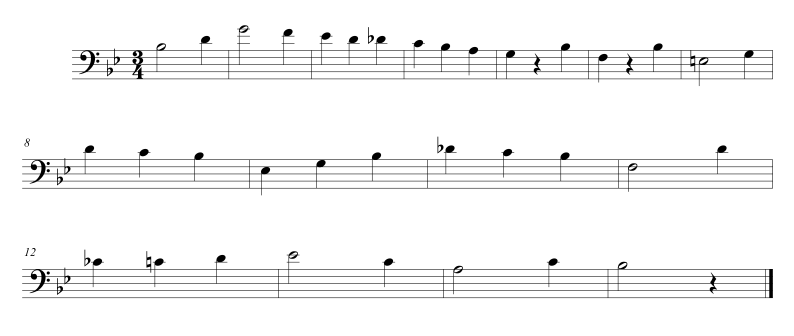
#> input picture INF573 - Computer Visioning algorithms and applications/Project - Music OCR/sheets/sheet5.png, 1588 x 672 px (shown at 1/2 size)
$ python preprocessing-clean.py
#> lines starting #> are read from the running program, lines starting #| are printed output that depends on the picture; after the words box and inside, x2 and y2 are one past the last pixel; in counts of white or black regions, pixels touching at a corner belong together
import cv2, pickle
import numpy as np
#import matplotlib.pyplot as plt

def findAngleWithHoughLines(img, n, m):
  img = cv2.Canny(img,50, 200, 3)
  lines = cv2.HoughLines(img,0.5,np.pi/720,m//5)
  thetas = []
  for line in lines:
    theta = line[0][1]
    thetas.append(theta-np.pi/2)
  return np.median(thetas)*180/np.pi


def rotateImage(img, n, m, angle):
  center = ((m -1)/2.0, (n-1)/2.0)
  rot = cv2.getRotationMatrix2D(center, angle, 1.0)
  cos = np.abs(rot[0, 0])
  sin = np.abs(rot[0, 1])
  nm = int((n * sin) + (m * cos))
  nn = int((n * cos) + (m * sin))
  rot[0, 2] += (nm / 2) - center[0]
  rot[1, 2] += (nn / 2) - center[1]
  result = cv2.warpAffine(img, rot, (nm, nn) , flags=cv2.INTER_LINEAR)
  return result


def projection(img, angle):
  # Project a binary image on an axis making a certain angle
  # with the horizontal axis
  n, m = img.shape[:2]
  projVector = np.array([np.cos(angle), np.sin(angle)])
  print(n, m, projVector)
  corners = [(0,0), (n-1,0), (n-1,m-1), (0,m-1)]
#  corners = [(0,0), (m-1,0), (m-1,n-1), (0,n-1)]
  majorPoints = sorted([np.dot(corner, projVector) for corner in corners])
  print(majorPoints)
  Max, Min = majorPoints[3], majorPoints[0]
  print(Max, Min)
  projections = [0]*int(Max - Min+1)
  for i in range(n):
    for j in range(m):
      projections[int(np.dot(np.array([i,j]), projVector)-Min)] += 1-img[i][j]/255.0
  return projections


# 2 methods that find which angle gives the highest possible value
# for projection and find optimal angle. Computationally expensive and not robust.
# [47 lines left out: functions findAngleWithProjection, findAngleWithProjectionOptimized, isMax, localMaxes, not called in this run]


# Get single staff lines from an image
def getSingleStaves(img, n, m):
  #Hough lines for whole image
  canny = cv2.Canny(img,50, 200, 3)
  lines = cv2.HoughLines(canny,5 ,np.pi/360,m//5)
  goodLines = []

  #taking horizontal lines
  for line in lines:
    if np.abs(line[0][1]-np.pi/2)<0.01:
      goodLines.append(line[0][0])

  #sorting them by y-coordinate and finding max distance between
  #2 lines = distance between 2 staves
  goodLines.sort()
  maxDistance = max(goodLines[i+1] - goodLines[i] for i in range(len(goodLines)-1))
  print(goodLines, maxDistance)

  #getting separation lines
  sepLines = [int(goodLines[0]//2)]
  for i in range(len(goodLines)-1):
    if goodLines[i+1] - goodLines[i] > 0.9 * maxDistance and goodLines[i+1] - goodLines[i] > goodLines[0] / 2:
      sepLines.append((goodLines[i]) + (goodLines[i+1] - goodLines[i])//2)
  sepLines.append(int(goodLines[-1]+n-1)//2)

  #getting subimages and line y-coordinates for single staves
  staves = []
  staffLines = []
  for s in range(len(sepLines)-1):
    if sepLines[s] + 6 < sepLines[s+1]:
      staves.append(img[int(sepLines[s]):int(sepLines[s+1]), 0:m-1])
      staffLine = [line for line in goodLines if line <=  sepLines[s+1] and line >= sepLines[s]]
      topLine, bottomLine = min(staffLine), max(staffLine)
      staffLine = [int(topLine + i * (bottomLine - topLine) / 4 - sepLines[s]) for i in range(5)]
      staffLines.append(staffLine)

  return staves, staffLines

# Draw lines on a single staff line
# [10 lines left out: function drawStaffLines, not called in this run]


# For a staff line, get regions with symbols.
def regions(staves, staffLines, j):

  staff = staves[j]
  staffLine = staffLines[j]

  projections = projection(staff, np.pi/2)

#  plt.plot(range(len(projections)), projections)
#  plt.plot(range(len(projections)), [sum(projections)/len(projections)]*len(projections))

  average = sum(projections)/len(projections)
  regions, current= [], 0
  for i in range(len(projections)-1):
    if (projections[i] <= average and projections[i+1] > average):
      regions.append([current, i])
      current = i + 1
    elif (projections[i] > average and projections[i+1] <= average):
      current = i

  roi = [0]
  for i in range(len(regions)):
    roi.append((regions[i][1]+regions[i][0])//2)

  roi.append(m-1)
  regionsOfLine = []

  for x in range(len(roi)-1):
    pt1 = (roi[x], -1000)
    pt2 = (roi[x], 1000)
    cv2.line(staff, pt1, pt2, 120, 1, cv2.LINE_AA)
    subImage = staff[:, roi[x]:roi[x+1]]
    regionsOfLine.append(subImage)

  return staff, regionsOfLine


# For a region, get height of most
def getHeight(regionsOfLine, staffLines, j):

  region = regionsOfLine[j]

  projections = projection(region, 0)

  print

  dx = int(2 * (staffLines[0][1] - staffLines[0][0]))
#  convOp = [ convDistance//2 + min(i, convDistance - i) for i in range(convDistance)]
  gx = np.arange(-5, 5)
  convOp = np.exp(-(gx/dx)**2/2)
#  print len(projections)
  projections = np.convolve(projections, convOp, "same")
#  print len(projections)

  maxIndex = np.argmax(projections)

  pt1 = (1000, maxIndex)
  pt2 = (-1000, maxIndex)

  cv2.line(regionsOfLine[j], pt1, pt2, 120, 1, cv2.LINE_AA)
  projSums = np.cumsum(projections)
#  plt.plot(range(len(projSums)), projections)

  return region


if __name__ == '__main__':
    # Open and adaptThreshold image
    raw = cv2.imread('./sheets/sheet5.png',0)
#> raw is the input picture: shape (672, 1588); min 0, max 255, mean 246
    n, m = raw.shape[:2]
    raw = cv2.adaptiveThreshold(raw, 255, cv2.ADAPTIVE_THRESH_MEAN_C, cv2.THRESH_BINARY, 15, 5)
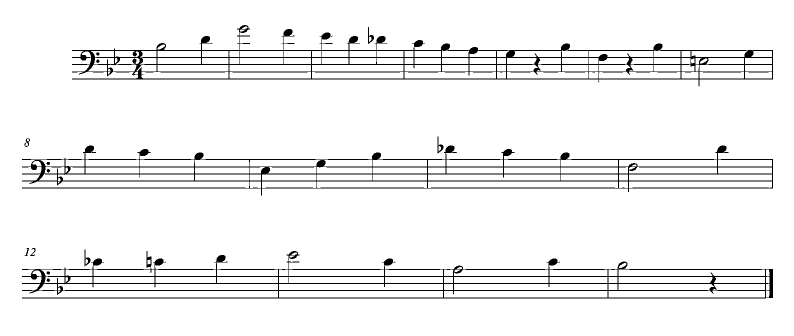
#> raw: shape (672, 1588) (shown at 1/2 size); 94.5% white; black in thin lines or dots, all inside (x1, y1, x2, y2) = (44, 50, 1546, 597)

    # Rotate image for fun
    #  raw = 255-rotateImage(255-raw, n, m, 50)
    #  n, m = raw.shape[:2]
    #  cv2.imshow('image1',raw)

    # Rotate image to make it horizontal
    angle = findAngleWithHoughLines(255-raw, n, m)
#> in findAngleWithHoughLines, `img = cv2.Canny(img,50, 200, 3)`:
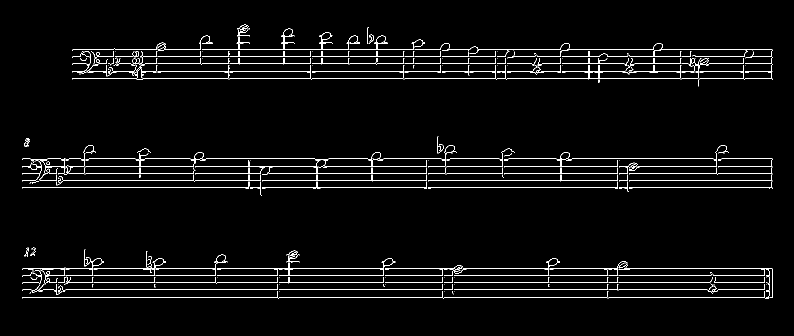
#> img: shape (672, 1588) (shown at 1/2 size); 2.8% white in thin lines or dots, all inside (x1, y1, x2, y2) = (44, 49, 1546, 597)
#> in findAngleWithHoughLines, `lines = cv2.HoughLines(img,0.5,np.pi/720,m//5)`: lines = 16 rows, first 8: [594, 1.57], [360, 1.57], [537, 1.57], [346, 1.57], [551, 1.57], [332, 1.57], [565, 1.57], [579, 1.57]
#> the loop in findAngleWithHoughLines, `for line in lines:` made 16 passes
#> after the loop in findAngleWithHoughLines, `for line in lines:`: thetas = [4.37e-08, 4.37e-08, 4.37e-08, 4.37e-08, 4.37e-08, 4.37e-08, 4.37e-08, 4.37e-08, 4.37e-08, 4.37e-08, 4.37e-08, 4.37e-08, 4.37e-08, 4.37e-08, 4.37e-08, 4.37e-08]
#> angle = 2.5e-06
    raw = 255-rotateImage(255-raw, n, m, angle)
#> in rotateImage, `rot = cv2.getRotationMatrix2D(center, angle, 1.0)`: rot = [[1, 4.37e-08, -1.47e-05], [-4.37e-08, 1, 3.47e-05]]
#> in rotateImage, `cos = np.abs(rot[0, 0])`: cos = 1
#> in rotateImage, `sin = np.abs(rot[0, 1])`: sin = 4.37e-08
#> in rotateImage, `nm = int((n * sin) + (m * cos))`: nm = 1588
#> in rotateImage, `nn = int((n * cos) + (m * sin))`: nn = 672
    n, m = raw.shape[:2]

    # Get arrays of staves and staffLines (equation)
    staves, staffLines = getSingleStaves(raw, n, m)
#> in getSingleStaves, `canny = cv2.Canny(img,50, 200, 3)`:
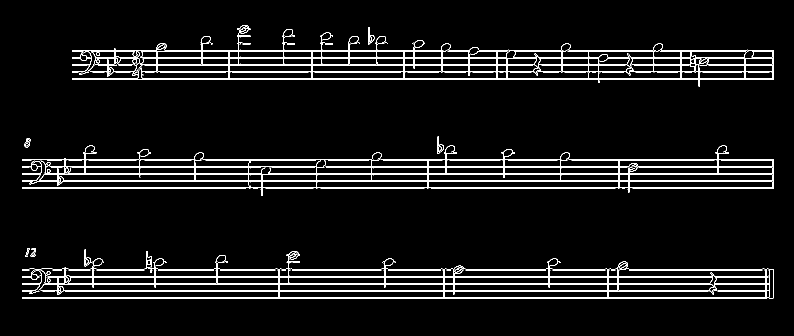
#> canny: shape (672, 1588) (shown at 1/2 size); 4.9% white in thin lines or dots, all inside (x1, y1, x2, y2) = (44, 50, 1547, 598)
#> in getSingleStaves, `lines = cv2.HoughLines(canny,5 ,np.pi/360,m//5)`: lines = 1604 rows, first 8: [595, 1.57], [580, 1.57], [375, 1.57], [335, 1.57], [320, 1.57], [115, 1.57], [130, 1.57], [540, 1.57]
#> the loop in getSingleStaves, `for line in lines:` made 1604 passes
#> after the loop in getSingleStaves, `for line in lines:`: goodLines = 38 values, max 595 at index 0, min 100 at index 8, mean 340.9
#> in getSingleStaves, `maxDistance = max(goodLines[i+1] - goodLines[i] for i in range(len(goo..`: maxDistance = 165
#> (printed output is left out)
#> in getSingleStaves, `sepLines = [int(goodLines[0]//2)]`: sepLines = [50]
#> the loop in getSingleStaves, `for i in range(len(goodLines)-1):` made 37 passes
#> after the loop in getSingleStaves, `for i in range(len(goodLines)-1):`: sepLines = [50, 240, 457]
#> the loop in getSingleStaves, `for s in range(len(sepLines)-1):` made 3 passes
#> (topLine, bottomLine) on passes 1 to 2: (100, 165), (315, 375)
#> after the loop in getSingleStaves, `for s in range(len(sepLines)-1):`: staffLines = [[50, 66, 82, 98, 115], [75, 90, 105, 120, 135], [83, 96, 110, 124, 138]]; staves = 3 items
#> staves = 3 items
    numberOfLines = len(staffLines)
#> numberOfLines = 3

    # Show staff line index i
    i = 0
    cv2.imshow("a single line ", staves[i])
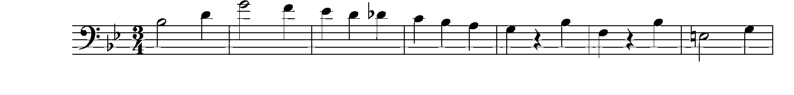
#> window 'a single line ': shape (190, 1587) (shown at 1/2 size); min 0, max 255, mean 237.7

    # Get j-th component on i-th line and show it
    staff, regionsOfLine = regions(staves, staffLines, i)
#> in regions, `staffLine = staffLines[j]`: staffLine = [50, 66, 82, 98, 115]
#| 190 1587 [6.123234e-17 1.000000e+00]
#| [0.0, 1.1572912251942487e-14, 1586.0, 1586.0]
#| 1586.0 0.0
#> after the loop in projection, `for i in range(n):`: projections = 1587 values, max 59 at index 623, min 0 at index 0, mean 12.89
#> in regions, `average = sum(projections)/len(projections)`: average = 12.89
#> the loop in regions, `for i in range(len(projections)-1):` made 1586 passes
#> current on passes 161, 190, 193, 200, 214, 226, 228, 231: 161, 189, 193, 199, 214, 225, 228, 230
#> after the loop in regions, `for i in range(len(projections)-1):`: regions = 33 pairs, first value 0 to 1507, second value 160 to 1543
#> the loop in regions, `for i in range(len(regions)):` made 33 passes
#> after the loop in regions, `for i in range(len(regions)):`: roi = 34 values from 0 to 1525
#> the loop in regions, `for x in range(len(roi)-1):` made 34 passes
#> (pt1, pt2) on passes 1 to 8: ((0, -1000), (0, 1000)), ((80, -1000), (80, 1000)), ((190, -1000), (190, 1000)), ((206, -1000), (206, 1000)), ((226, -1000), (226, 1000)), ((231, -1000), (231, 1000)), ((251, -1000), (251, 1000)), ((298, -1000), (298, 1000))
#> pass 1, in regions, `subImage = staff[:, roi[x]:roi[x+1]]`:
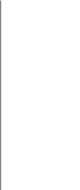
#> subImage: shape (190, 80); min 132, max 255, mean 253.1
#> after the loop in regions, `for x in range(len(roi)-1):`:
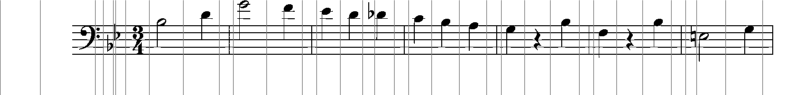
#> staff: shape (190, 1587) (shown at 1/2 size); 6.36% of pixels changed, all inside (x1, y1, x2, y2) = (0, 0, 1527, 190)
#> after the loop in regions, `for x in range(len(roi)-1):`: regionsOfLine = 34 items
#> regionsOfLine = 34 items
    j = 14
    getHeight(regionsOfLine, staffLines, j) # detect height of note
#| 190 45 [1. 0.]
#| [0.0, 0.0, 189.0, 189.0]
#| 189.0 0.0
#> in getHeight, `projections = projection(region, 0)`: projections = 190 values, max 44.36 at index 51, min 0.408 at index 0, mean 4.63
#> in getHeight, `dx = int(2 * (staffLines[0][1] - staffLines[0][0]))`: dx = 32
#> in getHeight, `convOp = np.exp(-(gx/dx)**2/2)`: convOp = [0.988, 0.992, 0.996, 0.998, 1, 1, 1, 0.998, 0.996, 0.992]
#> in getHeight, `projections = np.convolve(projections, convOp, "same")`: projections = 190 values, max 170.4 at index 32, min 3.22 at index 0, mean 46
#> in getHeight, `maxIndex = np.argmax(projections)`: maxIndex = 32
#> in getHeight, `pt1 = (1000, maxIndex)`: pt1 = (1000, 32)
#> in getHeight, `pt2 = (-1000, maxIndex)`: pt2 = (-1000, 32)
#> in getHeight, `projSums = np.cumsum(projections)`: projSums = 190 values from 3.22 to 8739.3
    cv2.imshow("a region", regionsOfLine[j])
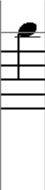
#> window 'a region': shape (190, 45); min 0, max 255, mean 228.5

    # Importing classifiers and categories
    sym_class_path = "./symbols_classifier.sav"
    clef_class_path = "./clefmodel.sav"
#> (the run stopped early here; a loop or call above may not have finished)

$ run again, with INF573 - Computer Visioning algorithms and applications/Project - Music OCR/sheets/sheet1.png copied over INF573 - Computer Visioning algorithms and applications/Project - Music OCR/sheets/sheet5.png
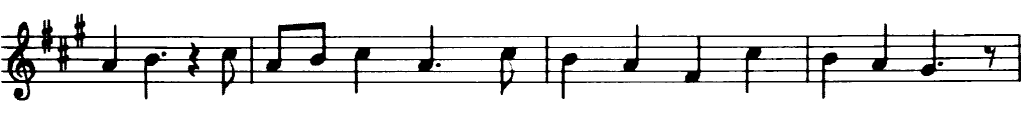
#> input picture INF573 - Computer Visioning algorithms and applications/Project - Music OCR/sheets/sheet1.png, 1024 x 134 px
#> raw is the input picture: shape (134, 1024); min 0, max 255, mean 229.4
#> in findAngleWithHoughLines, `lines = cv2.HoughLines(img,0.5,np.pi/720,m//5)`: lines = 18 rows, first 8: [80, 1.57], [35, 1.57], [46, 1.57], [69, 1.57], [72, 1.57], [58, 1.57], [57, 1.57], [45, 1.57]
#> the loop in findAngleWithHoughLines, `for line in lines:` made 18 passes
#> (line, theta) on passes 1 to 8: ([[80, 1.57]], 1.57), ([[35, 1.57]], 1.57), ([[46, 1.57]], 1.57), ([[69, 1.57]], 1.57), ([[72, 1.57]], 1.57), ([[58, 1.57]], 1.57), ([[57, 1.57]], 1.57), ([[45, 1.57]], 1.57)
#> after the loop in findAngleWithHoughLines, `for line in lines:`: thetas = [4.37e-08, 4.37e-08, 4.37e-08, 4.37e-08, 4.37e-08, 4.37e-08, 4.37e-08, 4.37e-08, -0.00436, -0.00436, 4.37e-08, 4.37e-08, -0.00436, -0.00436, -0.00436, 4.37e-08, 0.00436, 0.00436]
#> angle = 2.5e-06
#> rot = [[1, 4.37e-08, -2.91e-06], [-4.37e-08, 1, 2.24e-05]]
#> cos = 1
#> sin = 4.37e-08
#> nm = 1024
#> nn = 134
#> canny: shape (134, 1024); 8.5% white in thin lines or dots, all inside (x1, y1, x2, y2) = (1, 14, 1022, 102)
#> in getSingleStaves, `lines = cv2.HoughLines(canny,5 ,np.pi/360,m//5)`: lines = 328 rows, first 8: [60, 1.57], [70, 1.57], [35, 1.57], [40, 1.56], [65, 1.56], [75, 1.56], [80, 1.57], [45, 1.57]
#> the loop in getSingleStaves, `for line in lines:` made 328 passes
#> after the loop in getSingleStaves, `for line in lines:`: goodLines = [60, 70, 35, 40, 65, 75, 80, 45, 65]
#> maxDistance = 15
#| [35.0, 40.0, 45.0, 60.0, 65.0, 65.0, 70.0, 75.0, 80.0] 15.0
#> sepLines = [17]
#> the loop in getSingleStaves, `for i in range(len(goodLines)-1):` made 8 passes
#> the loop in getSingleStaves, `for s in range(len(sepLines)-1):` made 1 pass
#> (topLine, bottomLine) on pass 1: (35, 80)
#> after the loop in getSingleStaves, `for s in range(len(sepLines)-1):`: staffLines = [[18, 29, 40, 51, 63]]; staves = 1 item
#> `staves, staffLines = getSingleStaves(raw, n, m)`: staffLines = [[18, 29, 40, 51, 63]]
#> numberOfLines = 1
#> in regions, `staffLine = staffLines[j]`: staffLine = [18, 29, 40, 51, 63]
#| 89 1023 [6.123234e-17 1.000000e+00]
#| [0.0, 5.3884459162483544e-15, 1022.0, 1022.0]
#| 1022.0 0.0
#> after the loop in projection, `for i in range(n):`: projections = 1023 values, max 61.51 at index 19, min 0 at index 0, mean 15.66
#> average = 15.66
#> the loop in regions, `for i in range(len(projections)-1):` made 1022 passes
#> current on passes 8, 35, 42, 54, 59, 69, 74, 86: 8, 34, 42, 53, 59, 68, 74, 85
#> after the loop in regions, `for i in range(len(projections)-1):`: regions = 26 pairs, first value 0 to 994, second value 7 to 1017
#> the loop in regions, `for i in range(len(regions)):` made 26 passes
#> after the loop in regions, `for i in range(len(regions)):`: roi = 27 values from 0 to 1005
#> the loop in regions, `for x in range(len(roi)-1):` made 27 passes
#> (pt1, pt2) on passes 1 to 8: ((0, -1000), (0, 1000)), ((3, -1000), (3, 1000)), ((37, -1000), (37, 1000)), ((55, -1000), (55, 1000)), ((70, -1000), (70, 1000)), ((93, -1000), (93, 1000)), ((130, -1000), (130, 1000)), ((160, -1000), (160, 1000))
#> after the loop in regions, `for x in range(len(roi)-1):`:
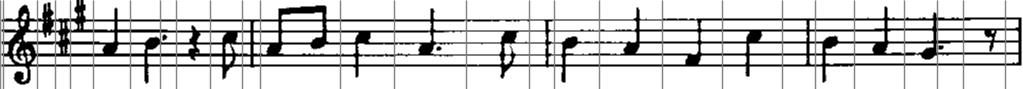
#> staff: shape (89, 1023); min 0, max 255, mean 206.4
#> after the loop in regions, `for x in range(len(roi)-1):`: regionsOfLine = 27 items
#| 89 63 [1. 0.]
#| [0.0, 0.0, 88.0, 88.0]
#| 88.0 0.0
#> in getHeight, `projections = projection(region, 0)`: projections = 89 values, max 61.86 at index 65, min 0.408 at index 0, mean 9.02
#> dx = 22
#> convOp = [0.975, 0.984, 0.991, 0.996, 0.999, 1, 0.999, 0.996, 0.991, 0.984]
#> in getHeight, `projections = np.convolve(projections, convOp, "same")`: projections = 89 values, max 188.3 at index 39, min 3.2 at index 0, mean 89.21
#> maxIndex = 39
#> in getHeight, `pt1 = (1000, maxIndex)`: pt1 = (1000, 39)
#> in getHeight, `pt2 = (-1000, maxIndex)`: pt2 = (-1000, 39)
#> projSums = 89 values from 3.2 to 7939.6
#> `cv2.imshow("a region", regionsOfLine[j])`:
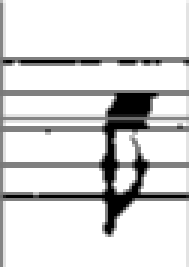
#> window 'a region': shape (89, 63) (shown 3 times larger); min 0, max 255, mean 217.3
